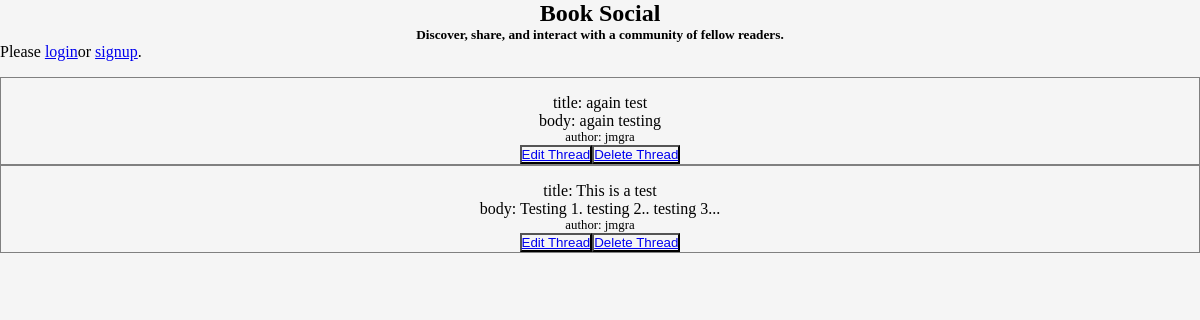
The app's page /, older data.
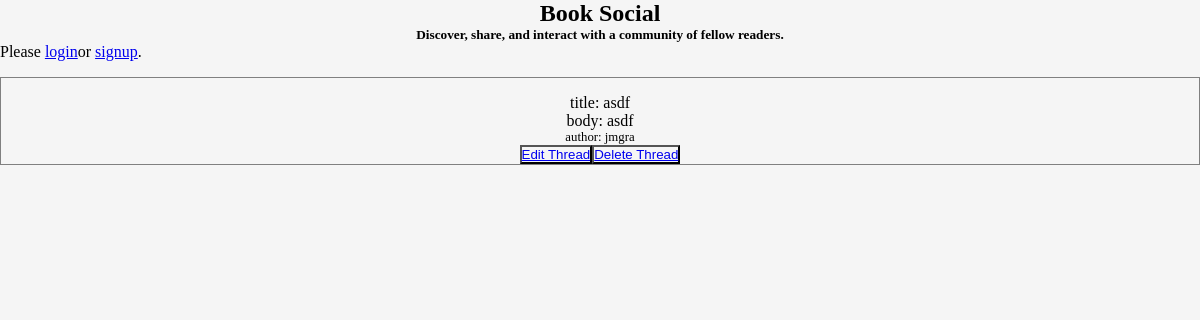
The same page, newer data.
### threads/models.py (models this page shows, shortened)
class Post(models.Model):
    title = models.CharField(max_length=200)
    body = models.TextField(max_length=200)
    user = models.ForeignKey(
        CustomUser, related_name='threads', on_delete=models.CASCADE)
    created = models.DateTimeField(auto_now_add=True)
    edited = models.DateTimeField(auto_now=True)
    class Meta:
        ordering = ['-created']

### users/models.py (models this page shows)
class CustomUser(AbstractUser):
    username = models.CharField(max_length=50, unique=True)
    first_name = models.CharField(max_length=50)
    last_name = models.CharField(max_length=50)
    email = models.EmailField(max_length=254)
    def __str__(self):
        return self.username

### threads/views.py (the view)
# urls.py: path('', views.ListPosts.as_view(), name='home'),
class ListPosts(ListView):
    model = Post
    template_name = 'home.html'

### templates/home.html
{% extends 'base.html' %}
{% block content %}
<link rel="stylesheet" href="/static/home.css">
{% if user.is_authenticated == False%}
  <p>Please <span><a href="{% url 'login' %}">login</a></span> or <span><a href="{% url 'users:signup' %}">signup</a></span>.
{% endif %}
  <div class='thread'>
    {% for post in object_list %}
      <div class="post">
        <p class='main'>
          title: {{post.title}}
        </p>
        <p class='body'>
        body: {{post.body}}
      </p>
        <p class='user'>
          author: {{post.user}}
        </p>
        {% if threads.user.username == users.username %}
          <button><a href="{% url 'threads:edit' post.pk %}">Edit Thread
          </a></button>
          <button><a href="{% url 'threads:delete' post.pk %}">Delete Thread
          </a></button>
        {% endif %}
      </div>
    {% endfor %}
  </div>
{% endblock %}

### templates/base.html (shortened to what this page needs)
<!DOCTYPE html>
{% load static %}
<html lang="en" dir="ltr">
  <head>
  </head>
  <body>
  <div id="app">
    <nav>
      <div>
        <h1 class='primary'>Book Social</h1>
        <h5>Discover, share, and interact with a community of fellow readers.</h5>
      </div>
    </nav>
    {% block content %}
    {% endblock %}
  </div>
  </body>
</html>

### static/home.css (style rules this page uses)
* { padding: 0; margin: 0; box-sizing: border-box; background-color: whitesmoke; }
nav { text-align: center; background-color: white; }
.thread { padding-top: 1rem; text-align: center; }
.post { padding-top: 1rem; text-align: center; border: 1px solid grey; }
.user { font-size: .8rem; text-align: center; }
.body { font-size: 1rem; }

Row changes from the older to the newer data that the page shows:
removed Post: title "again test", body "again testing", user "jmgra"
removed Post: title "This is a test", body "Testing 1. testing 2.. testing 3...", user "jmgra"
added Post: title "asdf", body "asdf", user "jmgra"
